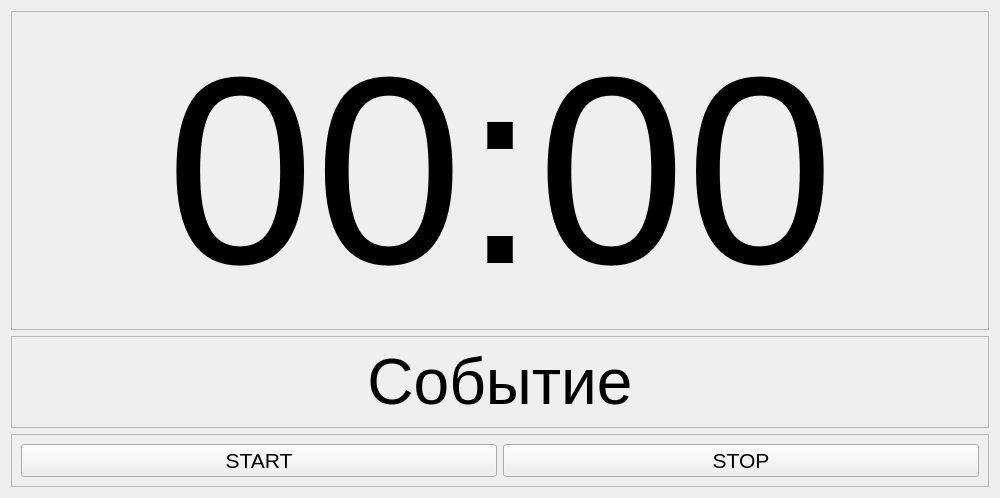
        <widget class="QWidget" name="Show_column" native="true">
         <property name="sizePolicy">
          <sizepolicy hsizetype="Expanding" vsizetype="Preferred">
           <horstretch>0</horstretch>
           <verstretch>0</verstretch>
          </sizepolicy>
         </property>
         <property name="minimumSize">
          <size>
           <width>1000</width>
           <height>0</height>
          </size>
         </property>
         <property name="sizeIncrement">
          <size>
           <width>2</width>
           <height>2</height>
          </size>
         </property>
         <layout class="QVBoxLayout" name="verticalLayout_3">
          <item>
           <widget class="QFrame" name="Show_Time_frame">
            <property name="frameShape">
             <enum>QFrame::StyledPanel</enum>
            </property>
            <property name="frameShadow">
             <enum>QFrame::Raised</enum>
            </property>
            <layout class="QHBoxLayout" name="horizontalLayout_10">
             <item>
              <widget class="QLabel" name="show_timer">
               <property name="font">
                <font>
                 <pointsize>200</pointsize>
                </font>
               </property>
               <property name="text">
                <string>00:00</string>
               </property>
               <property name="alignment">
                <set>Qt::AlignCenter</set>
               </property>
              </widget>
             </item>
            </layout>
           </widget>
          </item>
          <item>
           <widget class="QFrame" name="Show_Event_Frame">
            <property name="frameShape">
             <enum>QFrame::StyledPanel</enum>
            </property>
            <property name="frameShadow">
             <enum>QFrame::Raised</enum>
            </property>
            <layout class="QHBoxLayout" name="horizontalLayout_11">
             <item>
              <widget class="QLabel" name="Show_Event">
               <property name="font">
                <font>
                 <pointsize>48</pointsize>
                </font>
               </property>
               <property name="text">
                <string>Событие</string>
               </property>
               <property name="alignment">
                <set>Qt::AlignCenter</set>
               </property>
              </widget>
             </item>
            </layout>
           </widget>
          </item>
          <item alignment="Qt::AlignBottom">
           <widget class="QFrame" name="Startstop_Btn_Frame">
            <property name="frameShape">
             <enum>QFrame::StyledPanel</enum>
            </property>
            <property name="frameShadow">
             <enum>QFrame::Raised</enum>
            </property>
            <layout class="QHBoxLayout" name="horizontalLayout_5">
             <item>
              <widget class="QPushButton" name="start_btn">
               <property name="font">
                <font>
                 <pointsize>16</pointsize>
                </font>
               </property>
               <property name="text">
                <string>START</string>
               </property>
              </widget>
             </item>
             <item>
              <widget class="QPushButton" name="stop_btn">
               <property name="font">
                <font>
                 <pointsize>16</pointsize>
                </font>
               </property>
               <property name="text">
                <string>STOP</string>
               </property>
              </widget>
             </item>
            </layout>
           </widget>
          </item>
         </layout>
        </widget>
